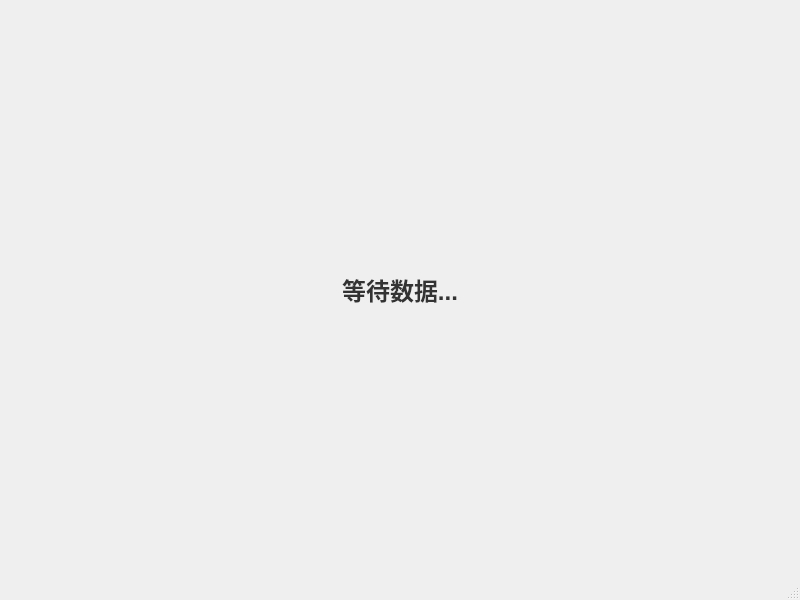
<?xml version="1.0" encoding="UTF-8"?>
<ui version="4.0">
 <class>MainWindow</class>
 <widget class="QMainWindow" name="MainWindow">
  <property name="geometry">
   <rect>
    <x>0</x>
    <y>0</y>
    <width>800</width>
    <height>600</height>
   </rect>
  </property>
  <property name="windowTitle">
   <string>MainWindow</string>
  </property>
  <widget class="QWidget" name="centralwidget">
   <layout class="QVBoxLayout" name="verticalLayout">
    <item>
     <widget class="QLabel" name="dataDisplayLabel">
      <property name="styleSheet">
       <string notr="true">font-size: 24px; font-weight: bold; color: #333; padding: 20px;</string>
      </property>
      <property name="alignment">
       <set>Qt::AlignCenter</set>
      </property>
      <property name="text">
       <string>等待数据...</string>
      </property>
     </widget>
    </item>
   </layout>
  </widget>
  <widget class="QMenuBar" name="menubar">
   <property name="geometry">
    <rect>
     <x>0</x>
     <y>0</y>
     <width>800</width>
     <height>27</height>
    </rect>
   </property>
  </widget>
  <widget class="QStatusBar" name="statusbar"/>
 </widget>
 <resources/>
 <connections/>
</ui>
